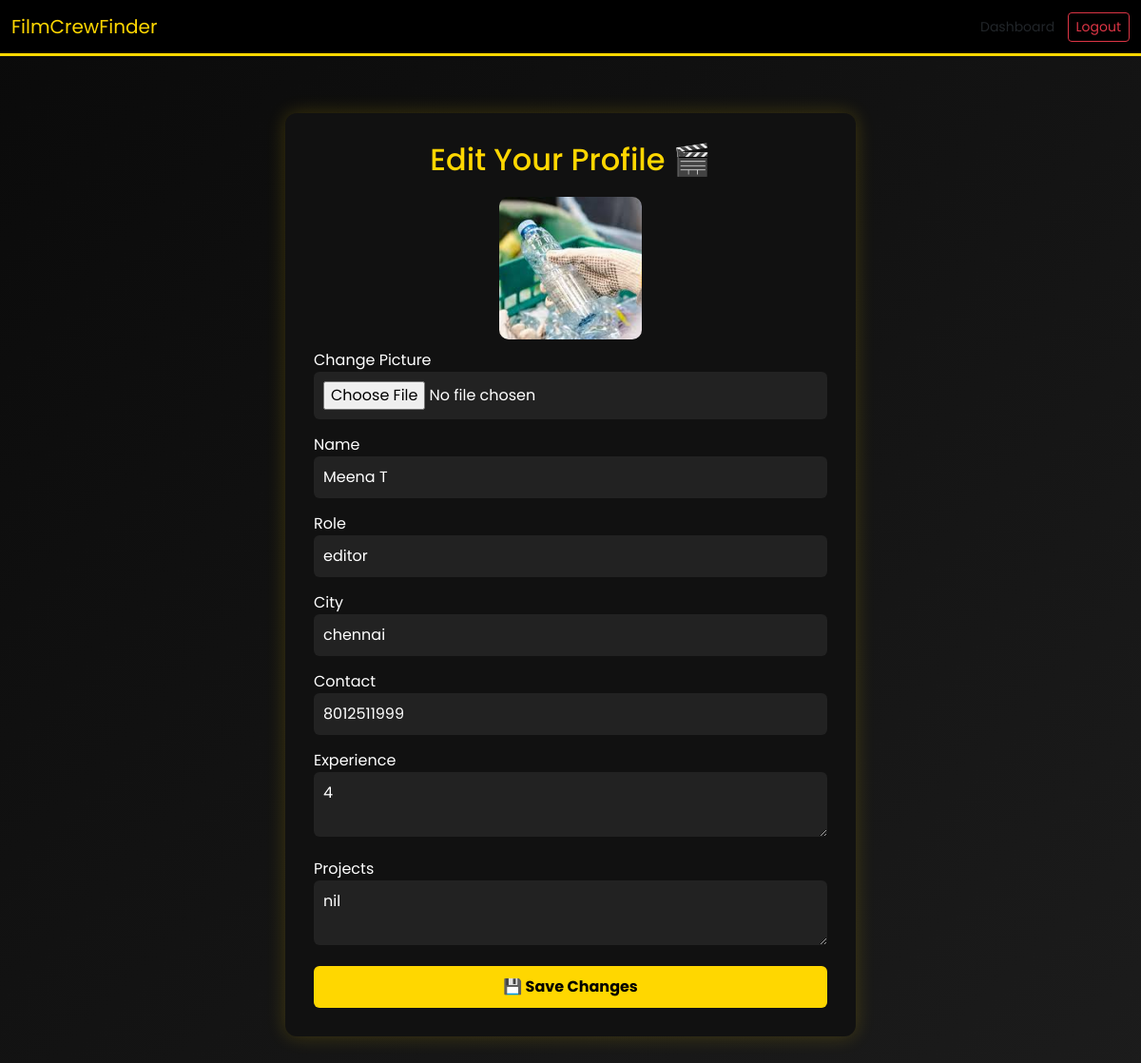
The app's page /edit_profile (signed in) with its own data.
### tables this page shows
CREATE TABLE users (
    id INTEGER PRIMARY KEY AUTOINCREMENT,
    name TEXT NOT NULL,
    email TEXT UNIQUE NOT NULL,
    password TEXT NOT NULL,
    role TEXT,
    city TEXT,
    experience TEXT,
    projects TEXT,
    contact TEXT,
    profile_pic TEXT
);

### app.py (the view, shortened to what this page needs)
@app.route('/edit_profile', methods=['GET', 'POST'])
def edit_profile():
    if 'user_id' not in session: return redirect(url_for('login'))
    user_id = session['user_id']
    db = get_db()
    user = db.execute("SELECT * FROM users WHERE id=?", (user_id,)).fetchone()
    return render_template('edit_profile.html', user=user)

### app.py (called while the page is built)
def get_db():
    db = getattr(g, '_db', None)
    if db is None:
        db = g._db = sqlite3.connect(DB_NAME)
        db.row_factory = sqlite3.Row
    return db

### templates/edit_profile.html (shortened to what this page needs)
{% extends 'base.html' %}
{% block content %}
<div class="edit-box">
  <h2>Edit Your Profile 🎬</h2>
  <form method="POST" enctype="multipart/form-data">
    <img src="{{ url_for('static', filename='uploads/' + (user['profile_pic'] or 'default.jpg')) }}" class="profile-pic" alt="Profile">
    <label>Change Picture</label>
    <input type="file" name="profile_pic">
    <label>Name</label>
    <input type="text" name="name" value="{{ user['name'] }}" required>
    <label>Role</label>
    <input type="text" name="role" value="{{ user['role'] }}" required>
    <label>City</label>
    <input type="text" name="city" value="{{ user['city'] }}" required>
    <label>Contact</label>
    <input type="text" name="contact" value="{{ user['contact'] }}" required>
    <label>Experience</label>
    <textarea name="experience">{{ user['experience'] }}</textarea>
    <label>Projects</label>
    <textarea name="projects">{{ user['projects'] }}</textarea>
    <button type="submit">💾 Save Changes</button>
  </form>
</div>
{% endblock %}

### static/style.css (style rules this page uses)
body { background: linear-gradient(135deg, #0a0a0a, #1c1c1c); color: #ffd700; font-family: 'Poppins', sans-serif; margin: 0; }

### templates/edit_profile.html (style rules this page uses)
body { background: linear-gradient(135deg, #0a0a0a, #1c1c1c); font-family: 'Poppins', sans-serif; color: white; }
.edit-box { max-width: 600px; margin: 60px auto; padding: 30px; background: #111; border-radius: 12px; box-shadow: 0 0 20px rgba(255, 215, 0, 0.2); }
.edit-box h2 { color: gold; text-align: center; margin-bottom: 20px; }
.edit-box input, .edit-box textarea { width: 100%; background: #222; border: none; padding: 10px; border-radius: 6px; margin-bottom: 15px; color: white; }
.edit-box button { width: 100%; padding: 10px; background: gold; border: none; border-radius: 6px; color: black; font-weight: bold; }
.profile-pic { display: block; margin: 10px auto; border-radius: 10px; width: 150px; height: 150px; object-fit: cover; }

### records on screen
users: profile_pic (picture), name "Meena T", role "editor", city "chennai", contact "8012511999", experience "4", projects "nil"
